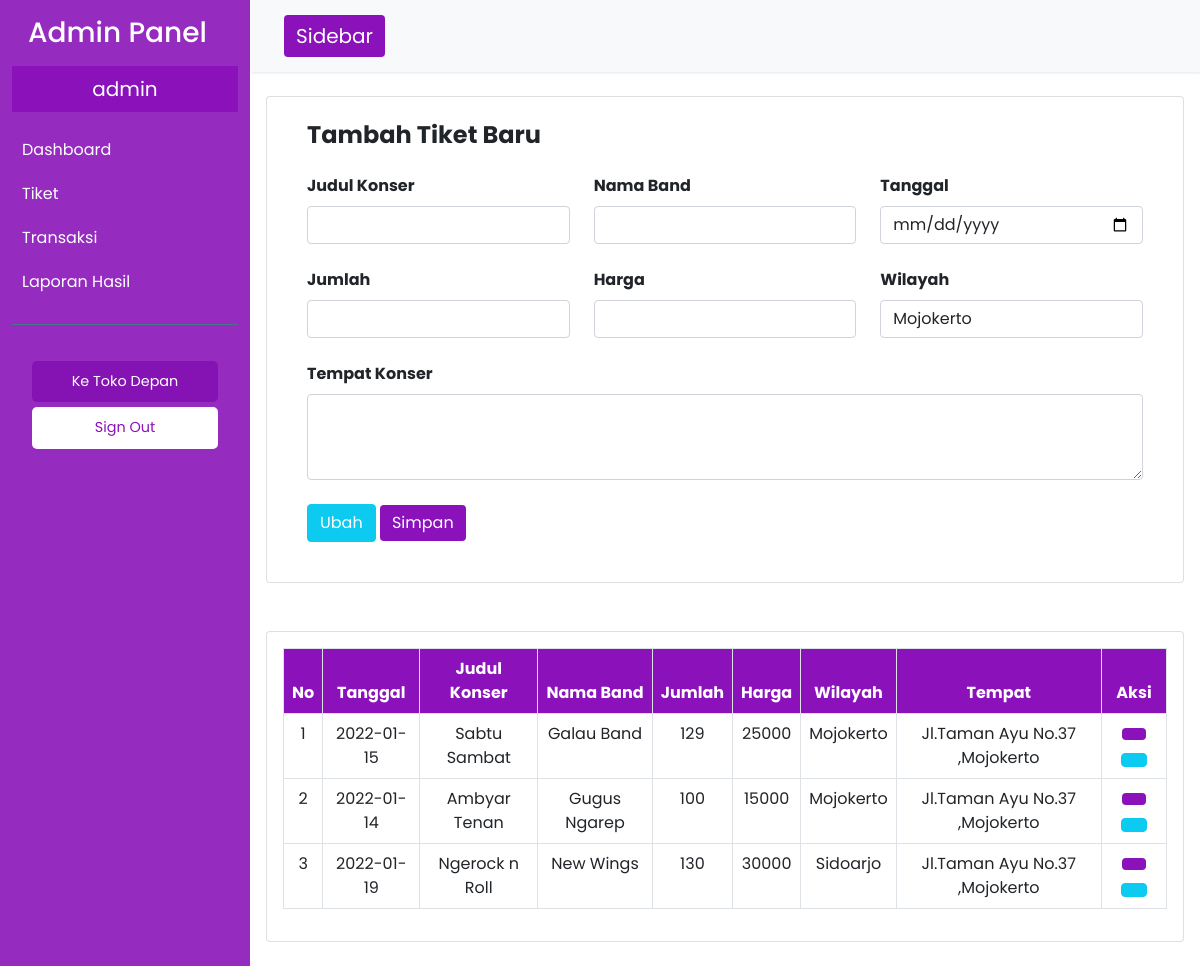
The app's page /admin/tiket.php (signed in) with its own data.
### tables this page shows
CREATE TABLE `tiket` (
  `id_tiket` int(11) NOT NULL,
  `id_wilayah` int(11) DEFAULT NULL,
  `judul_konser` varchar(255) DEFAULT NULL,
  `nama_band` varchar(255) DEFAULT NULL,
  `tanggal` date DEFAULT NULL,
  `harga` varchar(255) DEFAULT NULL,
  `jumlah` int(11) DEFAULT NULL,
  `tempat` longtext DEFAULT NULL
);

CREATE TABLE `wilayah` (
  `id_wilayah` int(11) NOT NULL,
  `wilayah` varchar(255) DEFAULT NULL
);

### admin/tiket.php (the view, shortened to what this page needs)
<?php
   include "../db/konek.php";
?>
<!DOCTYPE html>
<html lang="en">
<head>
    <link rel="stylesheet" href="../assets/css/bootstrap.min.css">
    <link rel="stylesheet" href="../assets/css/main.style.css">
    <link rel="stylesheet" href="../assets/css/sidebar.css">
    <link rel="stylesheet" href="https://maxst.icons8.com/vue-static/landings/line-awesome/line-awesome/1.3.0/css/line-awesome.min.css">
</head>
<body>
   <div class="container-fluid">
      <div class="row flex-nowrap">
         <?php include "../components/sidebar.php" ?>
         <div class="col px-0 w-100">
         <?php include "../components/navatas.php" ?>
                <div class="col-12 px-3 py-4">
                    <div class="card">
                        <div class="card-body">
                            <h4 class="fw-bold pt-2 px-4 text-center text-md-start">Tambah Tiket Baru</h2>
                            <form method="post">
                                <div class="container-fluid my-4">
                                    <div class="row">
                                        <div class="co-12 col-lg-4 mb-4">
                                            <label for="judul" class="fw-bold mb-2">Judul Konser</label>
                                            <input type="text" name="judul" id="judul" class="form-control" minlength="3" required>
                                        </div>
                                        <div class="co-12 col-lg-4 mb-4">
                                            <label for="band" class="fw-bold mb-2">Nama Band</label>
                                            <input type="text" name="band" id="band" class="form-control" minlength="3" required>
                                        </div>
                                        <div class="co-12 col-lg-4 mb-4">
                                            <label for="tanggal" class="fw-bold mb-2">Tanggal</label>
                                            <input type="date" name="tanggal" id="tanggal" class="form-control" required>
                                        </div>
                                        <div class="co-12 col-lg-4 mb-4">
                                            <label for="jumlah" class="fw-bold mb-2">Jumlah</label>
                                            <input type="number" name="jumlah" id="jumlah" class="form-control" required>
                                        </div>
                                        <div class="co-12 col-lg-4 mb-4">
                                            <label for="harga" class="fw-bold mb-2">Harga</label>
                                            <input type="number" name="harga" id="harga" class="form-control" required>
                                        </div>
                                        <div class="co-12 col-lg-4 mb-4">
                                            <label for="wilayah" class="fw-bold mb-2">Wilayah</label>
                                            <select name="wilayah" id="wilayah" class="form-control">
                                                <?php
                                                    $wil = mysqli_query($konek,"SELECT * FROM wilayah");
                                                    while($wilayah = mysqli_fetch_assoc($wil)) {
                                                ?>
                                                        <option value="<?=$wilayah['id_wilayah']?>"><?=$wilayah['wilayah']?></option>
                                                <?php
                                                    }
                                                ?>
                                            </select>
                                        </div>
                                        <div class="co-12 mb-4">
                                            <label for="tempat" class="fw-bold mb-2">Tempat Konser</label>
                                            <textarea name="tempat" id="tempat" cols="30" rows="3" class="form-control"></textarea>
                                        </div>
                                        <div class="col-12">
                                            <input type="submit" value="Ubah" name="ubah" id="ubah" class="btn btn-info text-white">
                                            <input type="submit" value="Simpan" name="simpan" id="simpan" class="btn btn-primary btn-ungu">
                                        </div>
                                    </div>
                                </div>
                            </form>
                        </div>
                    </div>
                </div>
                <div class="col-12 px-3 py-4">
                    <div class="card">
                        <div class="card-body pt-3">
                            <div class="table-responsive">
                                <table class="table table-bordered text-center">
                                    <thead class="text-white" style="background-color: var(--ungu);">
                                        <tr>
                                            <th>No</th>
                                            <th>Tanggal</th>
                                            <th>Judul Konser</th>
                                            <th>Nama Band</th>
                                            <th>Jumlah</th>
                                            <th>Harga</th>
                                            <th>Wilayah</th>
                                            <th>Tempat</th>
                                            <th>Aksi</th>
                                        </tr>
                                    </thead>
                                    <tbody>
                                        <?php
                                            $selTik = mysqli_query($konek,"SELECT * FROM tiket INNER JOIN wilayah ON tiket.id_wilayah = wilayah.id_wilayah ORDER BY id_tiket ASC");
                                            $no = 1;
                                            while($rowTik=mysqli_fetch_assoc($selTik)) {
                                        ?>
                                                <tr>
                                                    <td><?=$no++;?></td>
                                                    <td><?=$rowTik['tanggal']?></td>
                                                    <td><?=$rowTik['judul_konser']?></td>
                                                    <td><?=$rowTik['nama_band']?></td>
                                                    <td><?=$rowTik['jumlah']?></td>
                                                    <td><?=$rowTik['harga']?></td>
                                                    <td><?=$rowTik['wilayah']?></td>
                                                    <td><?=$rowTik['tempat']?></td>
                                                    <td>
                                                        <button onclick="edit('<?=$rowTik['id_tiket']?>','<?=$rowTik['id_wilayah']?>','<?=$rowTik['judul_konser']?>','<?=$rowTik['nama_band']?>','<?=$rowTik['tanggal']?>','<?=$rowTik['jumlah']?>','<?=$rowTik['harga']?>','<?=$rowTik['tempat']?>')" class="btn btn-primary btn-ungu"><i class="las la-pen"></i></button>
                                                        <a href="tiket.php?t=<?=$rowTik['id_tiket']?>" class="btn btn-info text-white mt-1"><i class="las la-trash"></i></a>
                                                    </td>
                                                </tr>
                                        <?php
                                            }
                                        ?>
                                    </tbody>
                                </table>
                            </div>
                        </div>
                    </div>
                </div>
         </div>
      </div>
   </div>
</body>
</html>

### assets/css/main.style.css (style rules this page uses)
* { padding: 0; margin: 0; font-family: "Poppins"; }
:root { --ungu : #8b11bb; }
.btn-ungu { background: var(--ungu) !important; box-shadow: none !important; border: none !important; }

### records on screen
tiket: tanggal "2022-01-15", judul_konser "Sabtu Sambat", nama_band "Galau Band", jumlah "129", harga "25000", id_wilayah.wilayah "Mojokerto", tempat "Jl.Taman Ayu No.37 ,Mojokerto"
tiket: tanggal "2022-01-14", judul_konser "Ambyar Tenan", nama_band "Gugus Ngarep", jumlah "100", harga "15000", id_wilayah.wilayah "Mojokerto", tempat "Jl.Taman Ayu No.37 ,Mojokerto"
tiket: tanggal "2022-01-19", judul_konser "Ngerock n Roll", nama_band "New Wings", jumlah "130", harga "30000", id_wilayah.wilayah "Sidoarjo", tempat "Jl.Taman Ayu No.37 ,Mojokerto"

### other values on screen
$_SESSION['nama'] "admin"
form field wilayah "Mojokerto"
